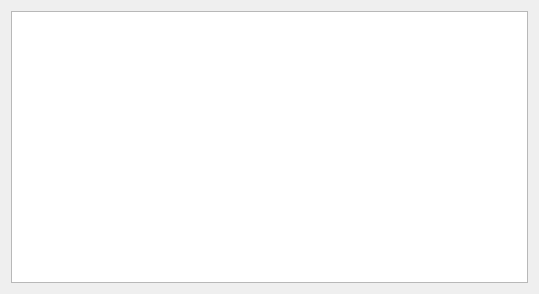
<?xml version="1.0" encoding="UTF-8"?>
<ui version="4.0">
 <class>Form</class>
 <widget class="QWidget" name="Form">
  <property name="geometry">
   <rect>
    <x>0</x>
    <y>0</y>
    <width>539</width>
    <height>294</height>
   </rect>
  </property>
  <property name="windowTitle">
   <string>Form</string>
  </property>
  <layout class="QVBoxLayout" name="verticalLayout">
   <item>
    <widget class="QTextEdit" name="textEdit"/>
   </item>
  </layout>
 </widget>
 <resources/>
 <connections/>
</ui>
